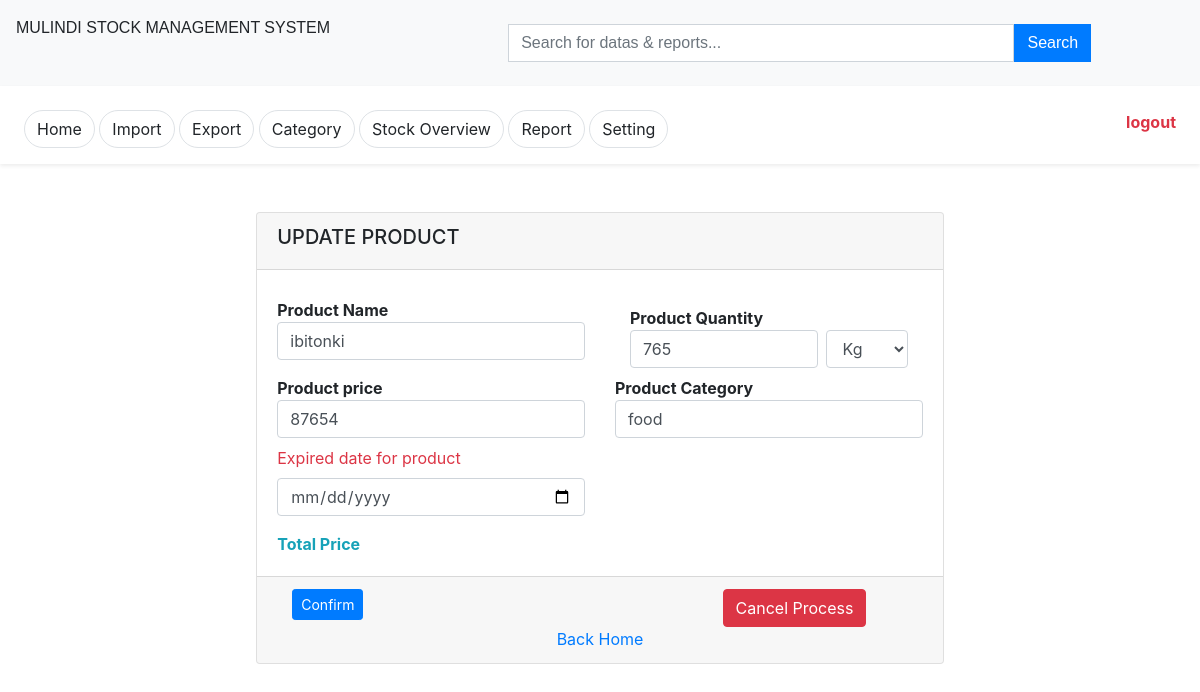
Page /edit.php?id=13 (signed in) on the committed database.
### tables this page shows
CREATE TABLE `imported` (
  `p_id` int(11) NOT NULL,
  `p_name` varchar(255) NOT NULL,
  `p_quantity` int(11) NOT NULL,
  `measure` varchar(24) NOT NULL,
  `p_price` int(11) NOT NULL,
  `p_category` varchar(11) NOT NULL,
  `total_price` int(11) NOT NULL,
  `exp_date` varchar(255) NOT NULL,
  `date_e` date NOT NULL
);

### edit.php (the view, shortened to what this page needs)
<?php include('conn.php')?>
<?php include('header.php')?>
<body>
	<div class="row justify-content-center">
		<div class="col-lg-12">
	 		<?php include('sidenav.php')?>
		</div>
		<div class="col-lg-7 mt-5">
			<form method="POST" class="card">
				<div class="card-header">
					<h5>UPDATE PRODUCT</h5>
				</div>
				<div class="card-body">
					<?php
						$p_name=$_GET['id'];
						$select=mysqli_query($conn, "SELECT * FROM imported WHERE p_id='$p_name'")or die('errror');
						$myfecthall=mysqli_fetch_array($select);
						if($p_name == $myfecthall['p_id']){
						if ($p_name!='') { ?>
				<div class="row">
					<div class="col-lg-6 mt-2">
                      <strong>Product Name</strong>
                      <input type="text" value="<?php echo$myfecthall['p_name'];?>" name="p_name" placeholder="Product name" class="form-control" >
                    </div>
                    <div class="col-lg-6 mt-2">
                      	 <div class="col-lg-12 mt-2">
			                <div class="d-flex flex-row">
			                  <div class="flex-grow-1">
			                    <strong>Product Quantity</strong>
			                    <input type="number" name="p_quantity" id="quantity" placeholder="Product Quantity" class="form-control" onblur="showtotal()" value="<?php echo$myfecthall['p_quantity'];?>">
			                  </div>
			                  <div class="mt-4 pl-2">
			                    <select name="measure" class="form-control" required>
			                      <option>Kg</option>
			                    </select>
			                  </div>
			                </div>
			              </div>
                    </div>
                       <div class="col-lg-6 mt-2">
                          <strong>Product price</strong>
                          <input type="number" value="<?php echo$myfecthall['p_price'];?>" name="p_price" id="price" placeholder="Product price" class="form-control"  onblur="showtotal()">
                        </div>
                        <div class="col-lg-6 mt-2">
                          <strong>Product Category</strong>
                          <input type="text" value="<?php echo$myfecthall['p_category'];?>" name="p_category" class="form-control" >
                        </div>
                        <div class="col-lg-6 mt-2">
                          <label class="text-danger">Expired date for product</label>
                          <input type="date" value="<?php echo$myfecthall['exp_date'];?>" name="exp_date" placeholder="Product expiration date" class="form-control" >
                        </div>
                        <div class="col-lg-12 mt-3">
                          <div class="row">
                            <div class="col-lg-6">
                              <strong class="text-info">Total Price </strong>
                            </div>
                            <div class="col-lg-6">
                            </div>
                          </div>
                        </div>
                    </div>
						<?php
						}else{
							echo "<div class='alert alert-danger'>error occured</div>";
						}
					}else{
						echo "<div class='alert alert-danger'>error occured</div>";
					}
					?>
				</div>
				<div class="card-footer">
					<div class="col-lg-12 ">
						<div class="row">
							<div class="col-lg-8">
								<button type="submit" class="btn btn-sm btn-primary" name="confirm">Confirm</button>
							</div>
							<div class="col-lg-4">
								<a href="stockmanage.php" class="btn btn-danger">Cancel Process</a>
							</div>
							<div class="col-lg-12 text-center">
								<a href="index.php" class="text-primary text-decoration-none">Back Home</a>
							</div>
						</div>
					</div>
				</div>
			</form>
		</div>
	</div>
</body>
</html>

### rows in the picture
imported: p_name "ibitonki", p_quantity "765", p_price "87654", p_category "food"
